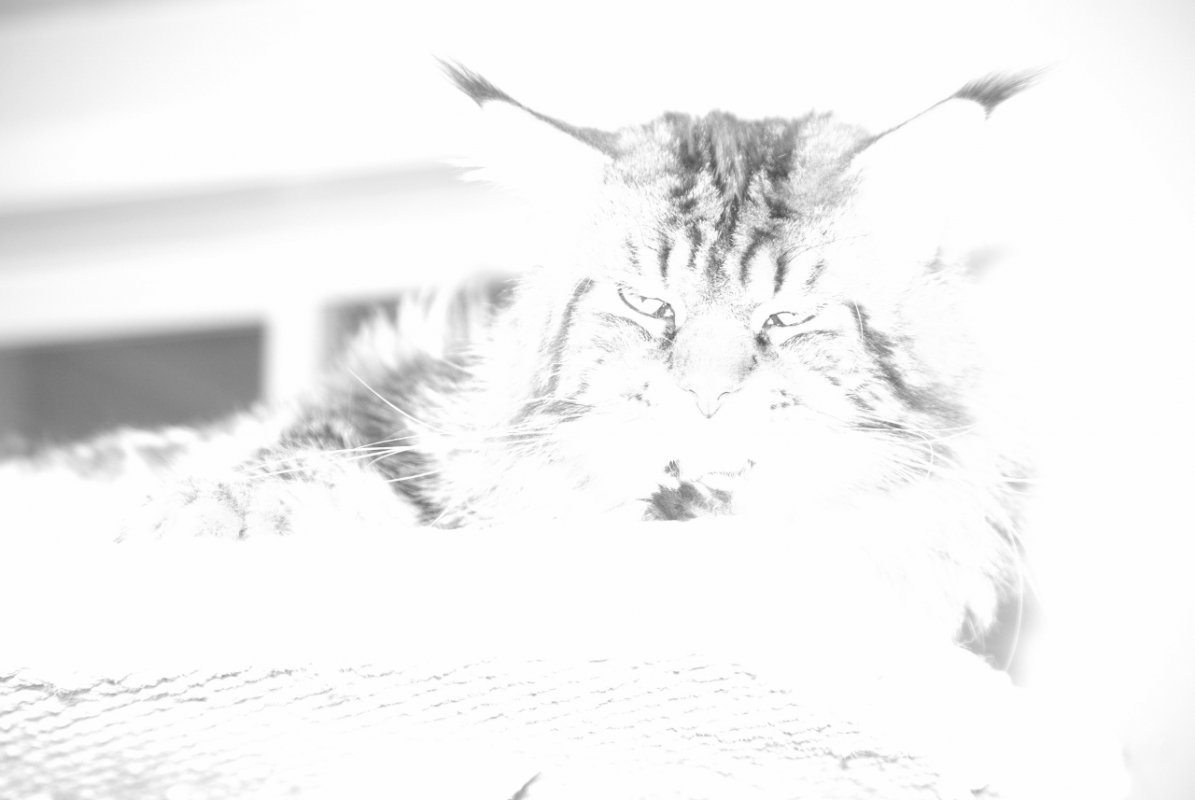
#> input picture over_exposure_grey.jpg, 1195 x 800 px
$ python midterm_q4.py
#> lines starting #> are read from the running program, lines starting #| are printed output that depends on the picture
from PIL import Image

# 開啟照片
image = Image.open("over_exposure_grey.jpg")
#> image is the input picture: PIL image 1195x800 L; min 73, max 255, mean 242.9

# 降低亮度
darkened_image = Image.new(image.mode, image.size)
#> darkened_image: PIL image 1195x800 L; every value is 0
pixels = darkened_image.load()

for i in range(image.size[0]):
    for j in range(image.size[1]):
        # 取得原始像素值
        pixel_value = image.getpixel((i, j))

        # 降低亮度
        new_pixel_value = int(pixel_value * 0.5)

        # 設置新的像素值
        pixels[i, j] = new_pixel_value

# 儲存降低亮度後的照片
darkened_image.save("darkened_over_exposure.jpg")
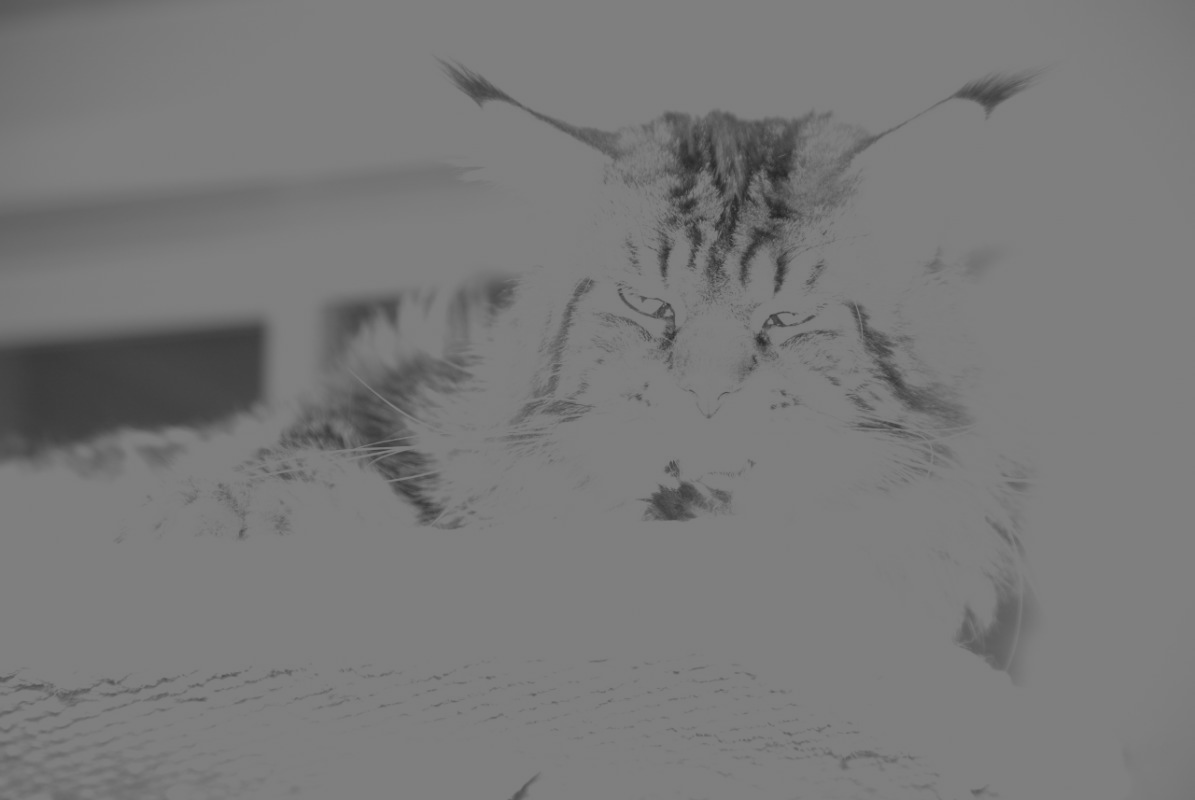
#> saved as darkened_over_exposure.jpg: PIL image 1195x800 L; min 36, max 127, mean 121.3
